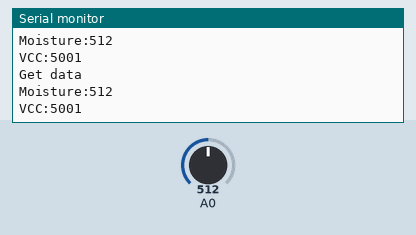
The sketch below on a simulated ATtiny85, built with avr-gcc and run on an emulated ATtiny85. On the bench: the last lines printed to the serial monitor. The test bench sets the inputs (shaded band); at power-on: A0 = 512. No radio packets arrive unless stated.

Above: at 1.2 s.
1.3 s: A0 set to 716
At 2.5 s:
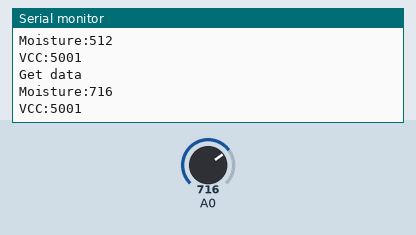
2.8 s: A0 set to 900
At 3.8 s:
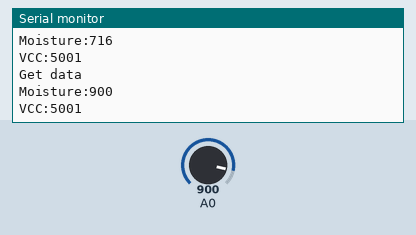
Timing chart, 0 to 5.8 s (numbered marks = the images above; inputs shaded):
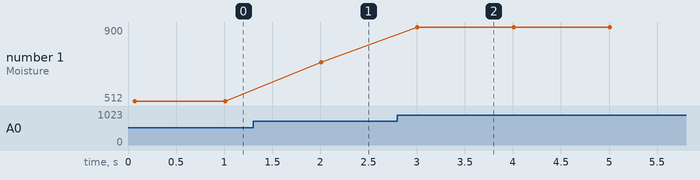

The sketch:

Demo2.ino
```cpp
#include <RF24_config.h>
#include <RF24.h>
#include <SPI.h>
#include "printf.h"

/*
  Copyright (C) 2020 Daniel Perron
  This program is free software; you can redistribute it and/or
  modify it under the terms of the GNU General Public License
  version 2 as published by the Free Software Foundation.

  Read Moisture sensor  via nRF24L01
*/


// version DEMO 2.0  June 2021
// Read capactive sensore and output result packet to RF24

// UNIT_ID     ID number of the device for nRF24L01
#define UNIT_ID 0x01


// Radio pipe addresses for the 2 nodes to communicate.
const uint64_t serverPipe = 0xE0E0E0E001LL;
const uint64_t sensorPipe = 0xA5A5A5A500LL | UNIT_ID;


#define   SERIAL_DEBUG

// PIN DEFINITION

#define RF24_CE_PIN  8
//#define RF24_CSN_PIN 10
#define RF24_CSN_PIN 7

#define RF24_DATA_RATE RF24_250KBPS

#define RADIO_CHANNEL 80


// sensor input variable
short analog0;  // Humidity sensor
short vcc;      // voltage at VCC of the arduino


int _second = millis()/1000;


///////////////   radio /////////////////////
// Hardware configuration: Set up nRF24L01 radio on SPI bus plus pins 9 & 10
RF24 radio(RF24_CE_PIN,RF24_CSN_PIN);


void StartRadio()
{
#ifdef SERIAL_DEBUG
  Serial.print("*** START RADIO ***\n");
#endif

  delay(50);
  radio.begin();                          // Start up the radio
  radio.setChannel(RADIO_CHANNEL);
  radio.setDataRate(RF24_DATA_RATE);
  radio.setPALevel(RF24_PA_MIN);
  radio.setPayloadSize(32);
  radio.enableDynamicPayloads();
  radio.openReadingPipe(1, sensorPipe);
  radio.openWritingPipe(serverPipe);
  Serial.println("print details");
#ifdef SERIAL_DEBUG
  radio.stopListening();
  radio.printDetails();
#endif
  Serial.println("end details");
  //radio.startistening();

}


void setup() {
  Serial.begin(57600);
  printf_begin();
#ifdef SERIAL_DEBUG
  Serial.println("==== RF24 Humidity Sensor DEMO 2 ====");
#endif
  StartRadio();
}

#define STRUCT_TYPE_MOISTURE_DATA 7
#define STATUS_DATA_VALID  1

typedef struct
{
  char header;
  unsigned char structSize;
  unsigned char structType;
  unsigned char txmUnitId;
  unsigned char Status;
  unsigned long  stampTime;
  unsigned short voltageA2D;
  unsigned short analog0;
  unsigned short spare;
  unsigned long  frequency;
} TxmMoisturePacketStruct;

TxmMoisturePacketStruct Txmdata;

void PrintHex(uint8_t *data, uint8_t length) // prints 16-bit data in hex with leading zeroes
{
#ifdef SERIAL_DEBUG
  char tmp[32];
  for (int i = 0; i < length; i++)
  {
    sprintf(tmp, "0x%.2X", data[i]);
    Serial.print(tmp); Serial.print(" ");
  }
#endif
}


bool readSensor()
{
  //ok read sensor and nRF24L01 batteries
  analog0 = analogRead(A0);
  vcc =   readVcc();

#ifdef SERIAL_DEBUG
  Serial.println("Get data");
  Serial.print("Moisture:");
  Serial.println(analog0);
  Serial.print("VCC:");
  Serial.println(vcc);
#endif
  return (1);
}

//From http://provideyourown.com/2012/secret-arduino-voltmeter-measure-battery-voltage/
unsigned short readVcc() {
  // Read 1.1V reference against AVcc
  // set the reference to Vcc and the measurement to the internal 1.1V reference
#if defined(__AVR_ATmega32U4__) || defined(__AVR_ATmega1280__) || defined(__AVR_ATmega2560__)
  ADMUX = _BV(REFS0) | _BV(MUX4) | _BV(MUX3) | _BV(MUX2) | _BV(MUX1);
#elif defined (__AVR_ATtiny24__) || defined(__AVR_ATtiny44__) || defined(__AVR_ATtiny84__)
  ADMUX = _BV(MUX5) | _BV(MUX0);
#elif defined (__AVR_ATtiny25__) || defined(__AVR_ATtiny45__) || defined(__AVR_ATtiny85__)
  ADMUX = _BV(MUX3) | _BV(MUX2);
#else
  ADMUX = _BV(REFS0) | _BV(MUX3) | _BV(MUX2) | _BV(MUX1);
#endif

  delay(5); // Wait for Vref to settle
  ADCSRA |= _BV(ADSC); // Start conversion
  while (bit_is_set(ADCSRA, ADSC)); // measuring

  uint8_t low  = ADCL; // must read ADCL first - it then locks ADCH
  uint8_t high = ADCH; // unlocks both

  long result = (high << 8) | low;

#define VOLTAGE_FACTOR 1125300L
//#define VOLTAGE_FACTOR   1186125L
  result = VOLTAGE_FACTOR / result; // Calculate Vcc (in mV); 1125300 = 1.1*1023*1000
  return (unsigned short) result; // Vcc in millivolts
}


void loop(void) {

  //  read Sensor
  readSensor();


  // fill transmit buffer
  Txmdata.header = '*';
  Txmdata.structSize = sizeof(TxmMoisturePacketStruct);
  Txmdata.structType = STRUCT_TYPE_MOISTURE_DATA;
  Txmdata.txmUnitId = UNIT_ID;
  Txmdata.stampTime = 0;
  Txmdata.voltageA2D = vcc;
  Txmdata.analog0 = analog0;
  Txmdata.spare = 0;
  Txmdata.frequency = 0;
  Txmdata.Status = STATUS_DATA_VALID;
  radio.stopListening();
  radio.openWritingPipe(serverPipe);
  radio.write(&Txmdata,Txmdata.structSize);
  while(_second == (millis()/1000));
  _second=millis()/1000;
}
```

Measured:
- after the input at 1.3 s, the serial monitor: prints a new line after 0.71 s (image 1)
- after the input at 2.8 s, the serial monitor: prints a new line after 0.21 s (image 2)
- plotted number 1: 512 → 716 after the input at 1.3 s, 716 → 900 after the input at 2.8 s
